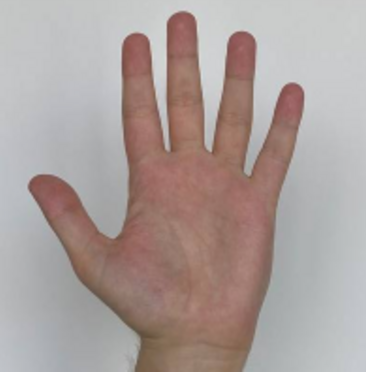
#> input picture session/opencv/p4/hand_dataset-5.png, 366 x 372 px, found by its file name
$ python contours.py
#> lines starting #> are read from the running program, lines starting #| are printed output that depends on the picture; after the words box and inside, x2 and y2 are one past the last pixel; in counts of white or black regions, pixels touching at a corner belong together
import cv2
import numpy as np

# Cargar imagen y convertir a escala de grises
img = cv2.imread("hand_dataset-5.png")
#> img is the input picture: shape (372, 366, 3); mean B, G, R 155.2, 158.4, 171.3
gray = cv2.cvtColor(img, cv2.COLOR_BGR2GRAY)
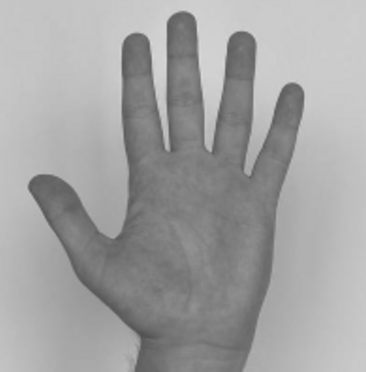
#> gray: shape (372, 366); min 83, max 218, mean 161.9

# Calcular el valor medio de todos los píxeles
mean_val = cv2.mean(gray)[0]
#> mean_val = 161.9

# Crear una máscara binaria: 255 donde el píxel >= media, 0 en otro caso
#_, mask = cv2.threshold(img, mean_val, 255, cv2.THRESH_BINARY)
_, mask = cv2.threshold(gray, 0, 255, cv2.THRESH_BINARY + cv2.THRESH_OTSU)
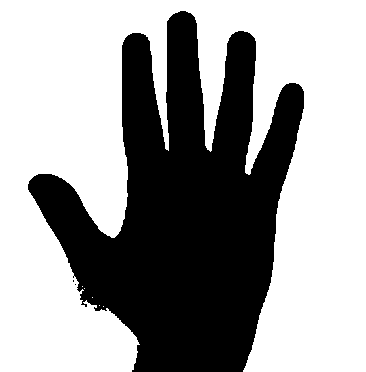
#> mask: shape (372, 366); 61.6% white; 3 black regions (2 under 20 px), largest, box (x1, y1, x2, y2) and area: (28, 11, 304, 372) 52218
mask = cv2.bitwise_not(mask)
#> mask: shape (372, 366); 38.4% white; 3 white regions (2 under 20 px)

# === 4. Detectar contornos ===
contours, hierarchy = cv2.findContours(mask, cv2.RETR_EXTERNAL, cv2.CHAIN_APPROX_SIMPLE)
#> contours = 3 contours, 2 with area under 20; largest, box (x1, y1, x2, y2) and area: (28, 11, 304, 372) 51334

# === 5. Dibujar contornos sobre la imagen original ===
img_contours = img.copy()
cv2.drawContours(img_contours, contours, -1, (0, 255, 0), 2)  # verde, grosor 2 px
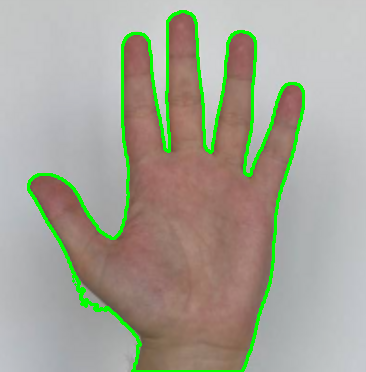
#> img_contours: shape (372, 366, 3); 4.39% of pixels changed, all inside (x1, y1, x2, y2) = (27, 10, 305, 372)
print("No. Objetos: ", len(contours))
#| No. Objetos:  3

img_defects = img.copy()
for cnt in contours:
    # Ignorar contornos muy pequeños (ruido)
    if cv2.contourArea(cnt) < 500:
        continue

    # === Calcular el convex hull ===
    hull = cv2.convexHull(cnt, returnPoints=True)

    # Dibujar el hull en azul
    cv2.polylines(img_defects, [hull], True, (255, 0, 0), 2)

    # === Calcular defectos de convexidad ===
    hull_indices = cv2.convexHull(cnt, returnPoints=False)
    if len(hull_indices) > 3:
        defects = cv2.convexityDefects(cnt, hull_indices)
        if defects is not None:
            for i in range(defects.shape[0]):
                s, e, f, d = defects[i, 0]
                start = tuple(cnt[s][0])
                end = tuple(cnt[e][0])
                far = tuple(cnt[f][0])
                depth = d / 256.0

                if depth < 10:
                    continue

                # === Dibujar triángulo del defecto ===
                cv2.line(img_defects, start, far, (0, 255, 0), 1)
                cv2.line(img_defects, far, end, (0, 255, 0), 1)
                cv2.line(img_defects, start, end, (0, 255, 255), 1)

                # === Mostrar la profundidad (d/256) debajo del punto far ===
                text_pos = (far[0], far[1] + 15)
                cv2.putText(img_defects, f"{depth:.1f}", text_pos, cv2.FONT_HERSHEY_SIMPLEX, 0.4, (255, 255, 255), 1, cv2.LINE_AA)
#> this loop made 3 passes
#> cnt on passes 1 to 2: [[75, 284]], [[73, 280], [73, 281]]
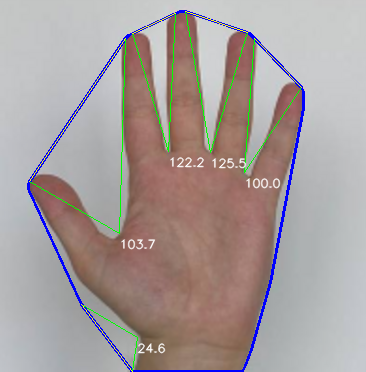
#> img_defects: shape (372, 366, 3); 3.73% of pixels changed, all inside (x1, y1, x2, y2) = (27, 10, 305, 372)

# === 6. Mostrar resultados ===
cv2.imshow("Original", img)
cv2.imshow("Umbral", mask)
cv2.imshow("Contornos", img_contours)
cv2.imshow("Defectos", img_defects)
cv2.waitKey(0)
cv2.destroyAllWindows()

$ run again, with session/opencv/p4/hand_dataset-0.png copied over session/opencv/p4/hand_dataset-5.png
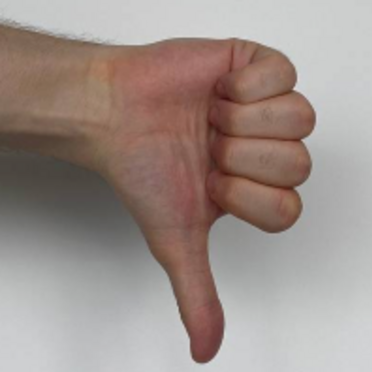
#> input picture session/opencv/p4/hand_dataset-0.png, 372 x 372 px, found by its file name
#> img is the input picture: shape (372, 372, 3); mean B, G, R 139.8, 145.5, 158.9
#> mean_val = 148.8
#> `_, mask = cv2.threshold(gray, 0, 255, cv2.THRESH_BINARY + cv2.THRESH_O..`:
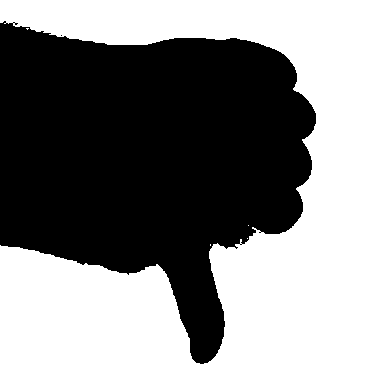
#> mask: shape (372, 372); 50.2% white; 2 black regions (1 under 20 px), largest, box (x1, y1, x2, y2) and area: (0, 21, 316, 364) 68883
#> contours = 2 contours, 1 with area under 20; largest, box (x1, y1, x2, y2) and area: (0, 21, 316, 364) 68297
#> img_contours: shape (372, 372, 3); 2.84% of pixels changed, all inside (x1, y1, x2, y2) = (0, 20, 317, 365)
#| No. Objetos:  2
#> the loop `for cnt in contours:` made 2 passes
#> cnt on pass 1: [[61, 35]]
#> after the loop `for cnt in contours:`:
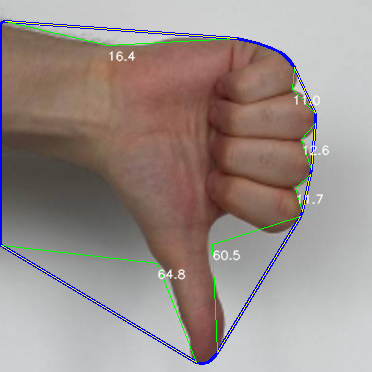
#> img_defects: shape (372, 372, 3); 3.49% of pixels changed, all inside (x1, y1, x2, y2) = (0, 20, 330, 365)

$ run again, with session/opencv/p4/hand_dataset-1.png copied over session/opencv/p4/hand_dataset-5.png
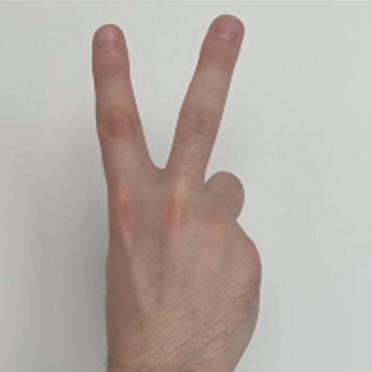
#> input picture session/opencv/p4/hand_dataset-1.png, 372 x 372 px, found by its file name
#> img is the input picture: shape (372, 372, 3); mean B, G, R 168.8, 173.9, 182.8
#> mean_val = 176
#> `_, mask = cv2.threshold(gray, 0, 255, cv2.THRESH_BINARY + cv2.THRESH_O..`:
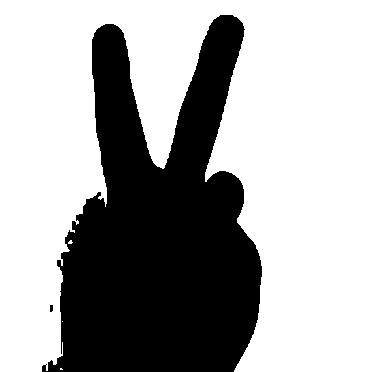
#> mask: shape (372, 372); 65.1% white; 2 black regions, box (x1, y1, x2, y2) and area: (42, 15, 262, 372) 48333, (50, 305, 53, 312) 20
#> contours = 2 contours, 1 with area under 20; largest, box (x1, y1, x2, y2) and area: (42, 15, 262, 372) 47642
#> img_contours: shape (372, 372, 3); 3.36% of pixels changed, all inside (x1, y1, x2, y2) = (41, 14, 263, 372)
#| No. Objetos:  2
#> the loop `for cnt in contours:` made 2 passes
#> after the loop `for cnt in contours:`:
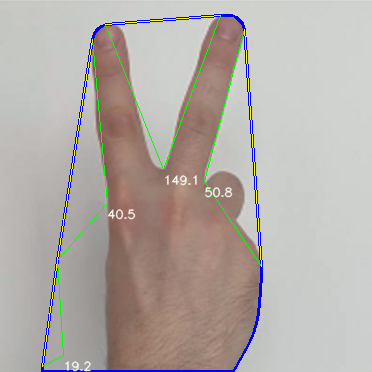
#> img_defects: shape (372, 372, 3); 3.23% of pixels changed, all inside (x1, y1, x2, y2) = (41, 14, 263, 372)

$ run again, with session/opencv/p4/hand_dataset-2.png copied over session/opencv/p4/hand_dataset-5.png
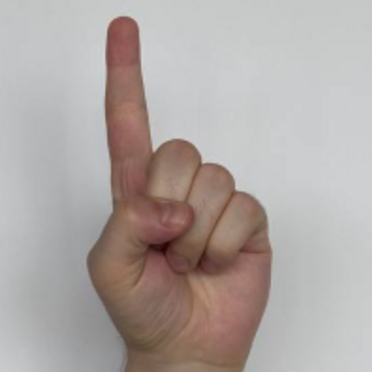
#> input picture session/opencv/p4/hand_dataset-2.png, 372 x 372 px, found by its file name
#> img is the input picture: shape (372, 372, 3); mean B, G, R 164.6, 167.6, 175.8
#> mean_val = 169.7
#> `_, mask = cv2.threshold(gray, 0, 255, cv2.THRESH_BINARY + cv2.THRESH_O..`:
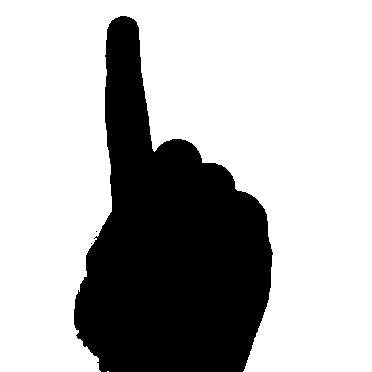
#> mask: shape (372, 372); 70.3% white; 3 black regions (2 under 20 px), largest, box (x1, y1, x2, y2) and area: (74, 16, 273, 372) 41110
#> contours = 3 contours, 2 with area under 20; largest, box (x1, y1, x2, y2) and area: (74, 16, 273, 372) 40626
#> img_contours: shape (372, 372, 3); 2.28% of pixels changed, all inside (x1, y1, x2, y2) = (73, 15, 274, 372)
#| No. Objetos:  3
#> the loop `for cnt in contours:` made 3 passes
#> cnt on passes 1 to 2: [[91, 243]], [[96, 231]]
#> after the loop `for cnt in contours:`:
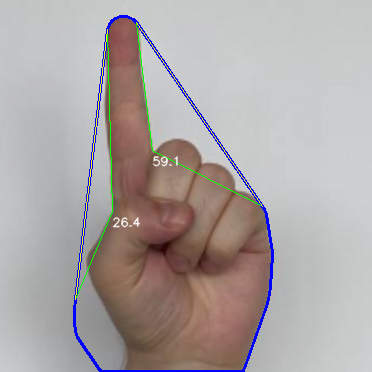
#> img_defects: shape (372, 372, 3); 2.56% of pixels changed, all inside (x1, y1, x2, y2) = (73, 15, 274, 372)
